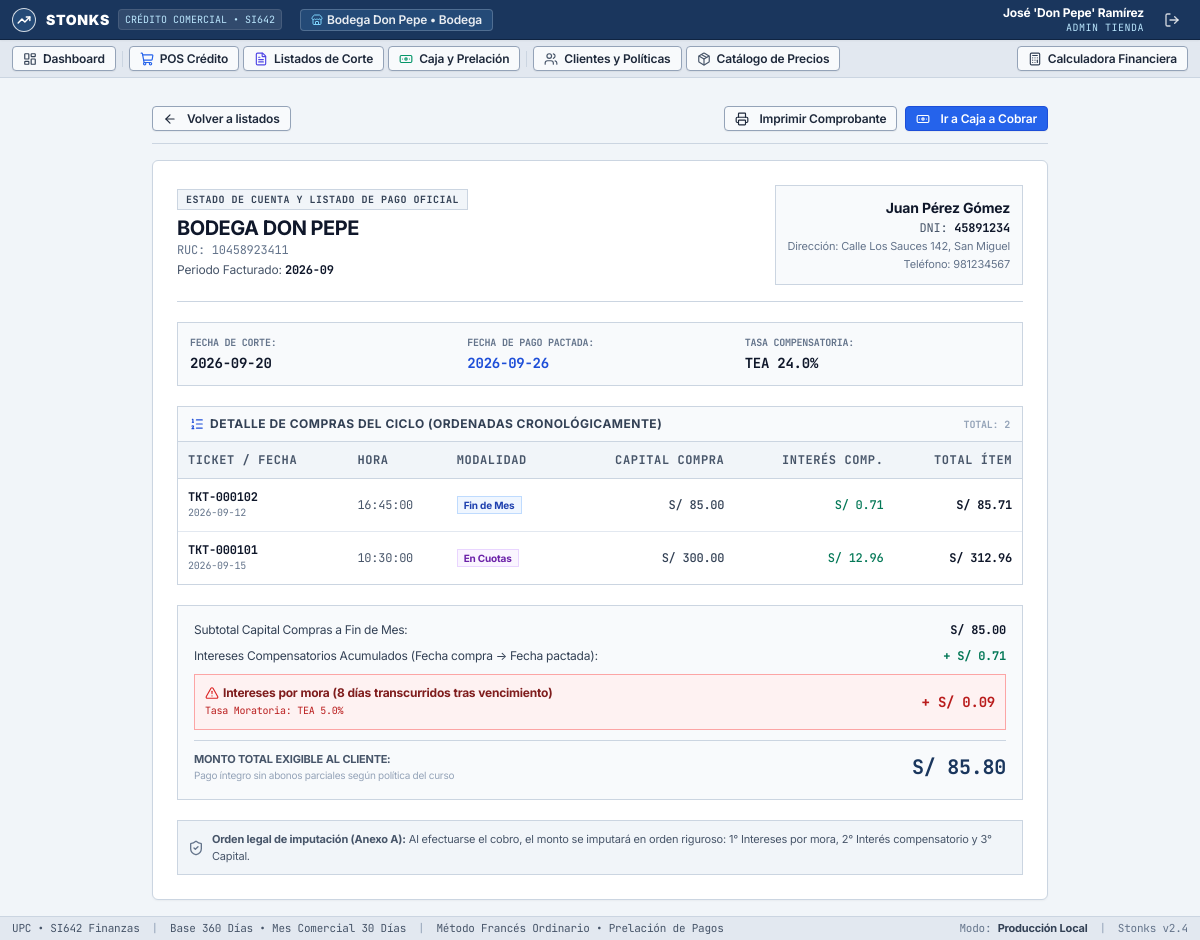
The app's page /liquidaciones/1/detalle (signed in), older data.
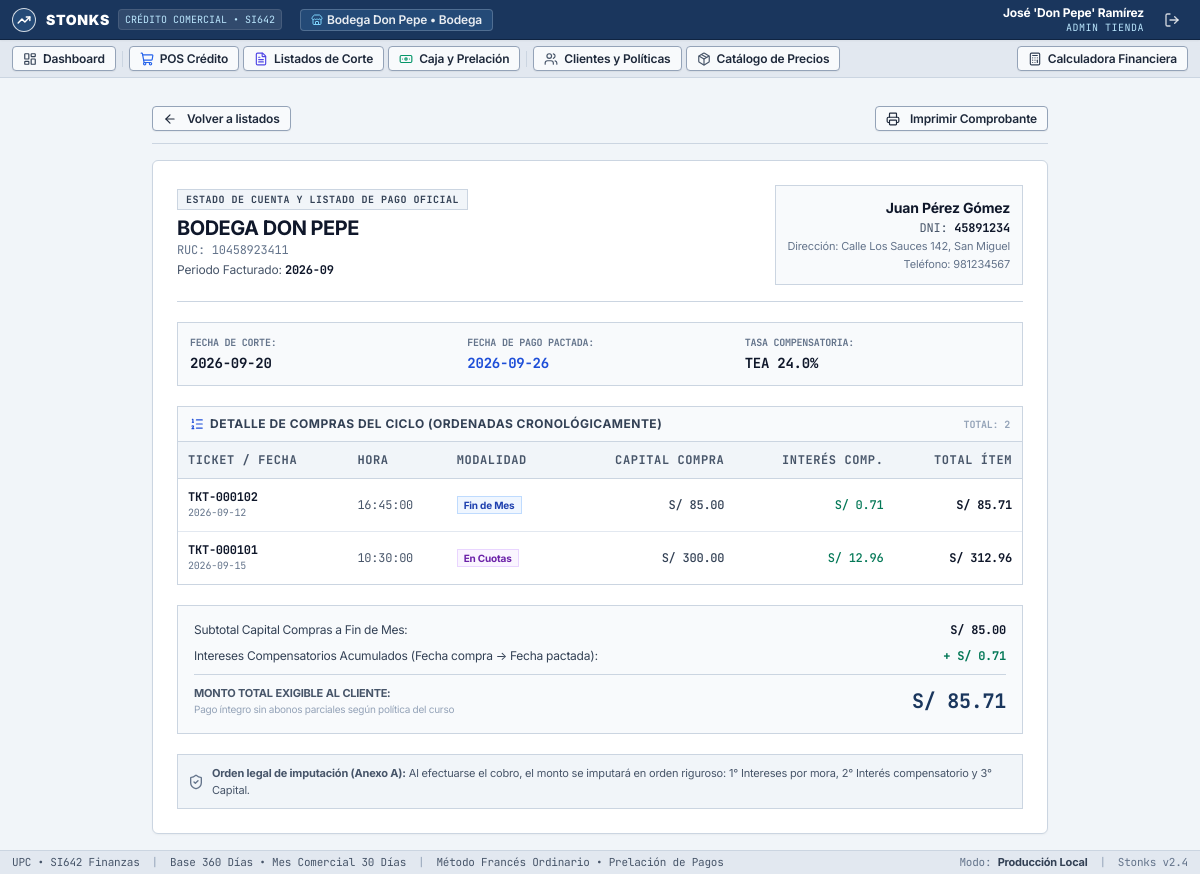
The same page, newer data.
### tables this page shows
CREATE TABLE clientes (
        id INTEGER PRIMARY KEY AUTOINCREMENT,
        tienda_id INTEGER NOT NULL,
        usuario_id INTEGER,
        tipo_documento TEXT DEFAULT 'DNI',
        num_documento TEXT NOT NULL,
        nombres TEXT NOT NULL,
        apellidos TEXT NOT NULL,
        direccion TEXT NOT NULL,
        telefono TEXT NOT NULL,
        correo TEXT,
        moneda TEXT DEFAULT 'PEN' CHECK(moneda IN ('PEN', 'USD')),
        limite_credito REAL NOT NULL DEFAULT 500.0,
        plazo_maximo_meses INTEGER NOT NULL DEFAULT 6,
        dia_corte INTEGER NOT NULL DEFAULT 20,
        dia_pago INTEGER NOT NULL DEFAULT 26,
        tipo_tasa_comp TEXT DEFAULT 'TEA' CHECK(tipo_tasa_comp IN ('TEA', 'TNA')),
        tasa_comp REAL NOT NULL DEFAULT 0.24,
        cap_comp TEXT DEFAULT 'Diaria',
        tipo_tasa_mora TEXT DEFAULT 'TEA' CHECK(tipo_tasa_mora IN ('TEA', 'TNA')),
        tasa_mora REAL NOT NULL DEFAULT 0.05,
        cap_mora TEXT DEFAULT 'Diaria',
        cok_anual REAL NOT NULL DEFAULT 0.15,
        activo INTEGER DEFAULT 1,
        fecha_registro TIMESTAMP DEFAULT CURRENT_TIMESTAMP,
        FOREIGN KEY (tienda_id) REFERENCES tiendas (id),
        FOREIGN KEY (usuario_id) REFERENCES usuarios (id),
        UNIQUE(tienda_id, num_documento)
    );

CREATE TABLE liquidaciones_corte (
        id INTEGER PRIMARY KEY AUTOINCREMENT,
        tienda_id INTEGER NOT NULL,
        cliente_id INTEGER NOT NULL,
        periodo_mes_anio TEXT NOT NULL,
        fecha_corte DATE NOT NULL,
        fecha_pago_pactada DATE NOT NULL,
        subtotal_capital REAL NOT NULL,
        total_interes_compensatorio REAL NOT NULL,
        total_interes_mora REAL DEFAULT 0.0,
        total_exigible REAL NOT NULL,
        dias_mora INTEGER DEFAULT 0,
        estado TEXT DEFAULT 'Pendiente' CHECK(estado IN ('Pendiente', 'Pagado', 'En_Mora')),
        fecha_pago_real DATE,
        fecha_emision TIMESTAMP DEFAULT CURRENT_TIMESTAMP,
        FOREIGN KEY (tienda_id) REFERENCES tiendas (id),
        FOREIGN KEY (cliente_id) REFERENCES clientes (id),
        UNIQUE(tienda_id, cliente_id, periodo_mes_anio)
    );

### app.py (the view)
@app.route("/liquidaciones/<int:liq_id>/detalle")
@login_required
def liquidacion_detalle(liq_id):
    conn = get_db_connection()
    liq = conn.execute("""
        SELECT l.*, c.nombres || ' ' || c.apellidos as cliente_nombre, c.num_documento, c.direccion, c.telefono,
               c.tipo_tasa_comp, c.tasa_comp, c.tipo_tasa_mora, c.tasa_mora, t.nombre_comercial, t.ruc as tienda_ruc
        FROM liquidaciones_corte l
        JOIN clientes c ON l.cliente_id = c.id
        JOIN tiendas t ON l.tienda_id = t.id
        WHERE l.id = ?
    """, (liq_id,)).fetchone()
    if not liq:
        conn.close()
        flash("Liquidación no encontrada.", "danger")
        return redirect(url_for("liquidaciones"))
    fecha_pago_pactada = datetime.strptime(liq["fecha_pago_pactada"], "%Y-%m-%d").date()
    hoy = date.today()
    dias_mora = 0
    interes_mora = 0.0
    if hoy > fecha_pago_pactada and liq["estado"] != "Pagado":
        dias_mora = (hoy - fecha_pago_pactada).days
        ted_mora = convertir_a_ted(liq["tipo_tasa_mora"], liq["tasa_mora"])
        factor_mora = math.pow(1.0 + ted_mora, dias_mora) - 1.0
        interes_mora = round(liq["total_exigible"] * factor_mora, 2)
    total_con_mora = round(liq["total_exigible"] + interes_mora, 2)
    ventas = conn.execute("""
        SELECT v.* FROM ventas v
        WHERE v.cliente_id = ? AND v.tienda_id = ? AND v.fecha_compra <= ?
        ORDER BY v.fecha_compra ASC, v.hora_compra ASC
    """, (liq["cliente_id"], liq["tienda_id"], liq["fecha_corte"])).fetchall()
    conn.close()
    return render_template("settlement_detail.html", liq=liq, ventas=ventas, dias_mora=dias_mora, interes_mora=interes_mora, total_con_mora=total_con_mora)

### app.py (called while the page is built)
@app.template_filter('moneda')
def formato_moneda(valor, simbolo="S/"):
    if valor is None:
        return f"{simbolo} 0.00"
    try:
        val = float(valor)
        return f"{simbolo} {val:,.2f}"
    except (ValueError, TypeError):
        return f"{simbolo} 0.00"

def login_required(f):
    @wraps(f)
    def decorated_function(*args, **kwargs):
        if "user_id" not in session:
            flash("Debe iniciar sesión para acceder al sistema.", "warning")
            return redirect(url_for("login"))
        return f(*args, **kwargs)
    return decorated_function

@app.context_processor
def inject_global_data():
    tienda = None
    if "tienda_id" in session and session["tienda_id"]:
        conn = get_db_connection()
        t = conn.execute("SELECT * FROM tiendas WHERE id = ?", (session["tienda_id"],)).fetchone()
        conn.close()
        if t:
            tienda = dict(t)
    return {
        "current_user": session.get("username"),
        "user_role": session.get("rol"),
        "user_name": session.get("nombre_completo"),
        "current_tienda": tienda,
        "now": datetime.now()
    }

### templates/settlement_detail.html (shortened to what the changed rows need)
{% extends "base.html" %}
{% block content %}
<div class="max-w-4xl mx-auto space-y-4">
    <div class="flex items-center justify-between pb-3 border-b border-slate-300">
        <div class="flex items-center space-x-2">
            <button onclick="window.print()" class="btn-win32">
                <i data-lucide="printer" class="w-3.5 h-3.5 mr-1"></i> Imprimir Comprobante
            </button>
            {% if liq.estado != 'Pagado' and session.rol == 'admin_tienda' %}
            <a href="{{ url_for('cobranzas') }}" class="btn-win32 btn-win32-accent">
                <i data-lucide="banknote" class="w-3.5 h-3.5 mr-1"></i> Ir a Caja a Cobrar
            </a>
            {% endif %}
        </div>
    </div>
    <div class="card-bundlerock p-6 space-y-5">
        <div class="flex flex-col sm:flex-row justify-between items-start gap-4 pb-4 border-b border-slate-300">
            <div>
                <h1 class="text-xl font-bold text-slate-900 mt-1 uppercase tracking-tight">{{ liq.nombre_comercial }}</h1>
                <p class="text-xs text-slate-600 mt-1">Periodo Facturado: <strong class="text-slate-900 font-mono">{{ liq.periodo_mes_anio }}</strong></p>
            </div>
            <div class="sm:text-right bg-slate-50 p-3 rounded-xs border border-slate-300 text-xs space-y-0.5 min-w-[240px]">
                <div class="font-bold text-slate-900 text-sm font-sans">{{ liq.cliente_nombre }}</div>
                <div class="text-slate-600 font-mono">DNI: <span class="font-bold text-slate-900">{{ liq.num_documento }}</span></div>
                <div class="text-slate-500 text-[11px]">Dirección: {{ liq.direccion }}</div>
                <div class="text-slate-500 text-[11px]">Teléfono: {{ liq.telefono }}</div>
            </div>
        </div>
        <div class="grid grid-cols-1 sm:grid-cols-3 gap-3 text-xs bg-slate-50 p-3 rounded-xs border border-slate-300 font-mono">
            <div>
                <span class="text-slate-500 font-bold uppercase text-[10px] block">Fecha de Corte:</span>
                <div class="font-bold text-slate-900 text-sm mt-0.5">{{ liq.fecha_corte }}</div>
            </div>
            <div>
                <span class="text-slate-500 font-bold uppercase text-[10px] block">Fecha de Pago Pactada:</span>
                <div class="font-bold text-blue-700 text-sm mt-0.5">{{ liq.fecha_pago_pactada }}</div>
            </div>
            <div>
                <span class="text-slate-500 font-bold uppercase text-[10px] block">Tasa Compensatoria:</span>
                <div class="font-bold text-slate-900 text-sm mt-0.5">{{ liq.tipo_tasa_comp }} {{ (liq.tasa_comp * 100) | round(2) }}%</div>
            </div>
        </div>
        <div>
            <div class="border border-slate-300 rounded-b-xs overflow-hidden">
                <table class="w-full text-left text-xs">
                    <thead class="bg-slate-100 text-slate-600 font-bold border-b border-slate-300 font-mono uppercase tracking-wider">
                        <tr>
                            <th class="p-2.5">Ticket / Fecha</th>
                            <th class="p-2.5">Hora</th>
                            <th class="p-2.5">Modalidad</th>
                            <th class="p-2.5 text-right">Capital Compra</th>
                            <th class="p-2.5 text-right">Interés Comp.</th>
                            <th class="p-2.5 text-right">Total Ítem</th>
                        </tr>
                    </thead>
                </table>
            </div>
        </div>
        <div class="bg-slate-50 p-4 rounded-xs border border-slate-300 space-y-2.5 font-mono text-xs">
            <div class="flex justify-between text-slate-700">
                <span class="font-sans">Subtotal Capital Compras a Fin de Mes:</span>
                <strong class="text-slate-900">{{ liq.subtotal_capital | moneda }}</strong>
            </div>
            <div class="flex justify-between text-slate-700">
                <span class="font-sans">Intereses Compensatorios Acumulados (Fecha compra &rarr; Fecha pactada):</span>
                <strong class="text-emerald-700">+ {{ liq.total_interes_compensatorio | moneda }}</strong>
            </div>
            {% if dias_mora > 0 or liq.total_interes_mora > 0 %}
            <div class="p-2.5 rounded-xs bg-red-50 border border-red-300 flex justify-between items-center text-red-900">
                <div>
                    <span class="flex items-center font-bold font-sans">
                        <i data-lucide="alert-triangle" class="w-3.5 h-3.5 mr-1 text-red-600"></i>
                        Intereses por mora ({{ dias_mora }} días transcurridos tras vencimiento)
                    </span>
                    <span class="text-[10px] text-red-700 block mt-0.5">Tasa Moratoria: {{ liq.tipo_tasa_mora }} {{ (liq.tasa_mora * 100) | round(2) }}%</span>
                </div>
                <span class="text-sm font-bold text-red-700">+ {{ (interes_mora if dias_mora > 0 else liq.total_interes_mora) | moneda }}</span>
            </div>
            {% endif %}
            <div class="pt-2.5 border-t border-slate-300 flex justify-between items-center">
                <div>
                    <div class="text-[11px] uppercase font-bold text-slate-600 font-sans">Monto Total Exigible al Cliente:</div>
                    <div class="text-[10px] text-slate-400 font-sans">Pago íntegro sin abonos parciales según política del curso</div>
                </div>
                <div class="text-xl font-bold text-[#1a365d]">
                    {{ (total_con_mora if dias_mora > 0 else liq.total_exigible) | moneda }}
                </div>
            </div>
        </div>
    </div>
</div>
{% endblock %}

Row changes from the older to the newer data that the page shows:
changed liquidaciones_corte: total_exigible (not shown) → "S/ 85.71"; estado "Pendiente" → "Pagado" (drawn)
changed clientes "TEA": tipo_tasa_mora "TEA" → (not shown); (liq.tasa_mora*100)|round(2) "5.0" → (not shown)
Text that changed along with them:
{{ dias_mora }}: "8" → (not shown)
{{ (interes_mora if dias_mora > 0 else liq.total_interes_mora) | moneda }}: "S/ 0.09" → (not shown)
{{ (total_con_mora if dias_mora > 0 else liq.total_exigible) | moneda }}: "S/ 85.80" → (not shown)
text no longer shown: "Ir a Caja a Cobrar Intereses por mora ( días transcurridos tras vencimiento) Tasa Moratoria: % +"
